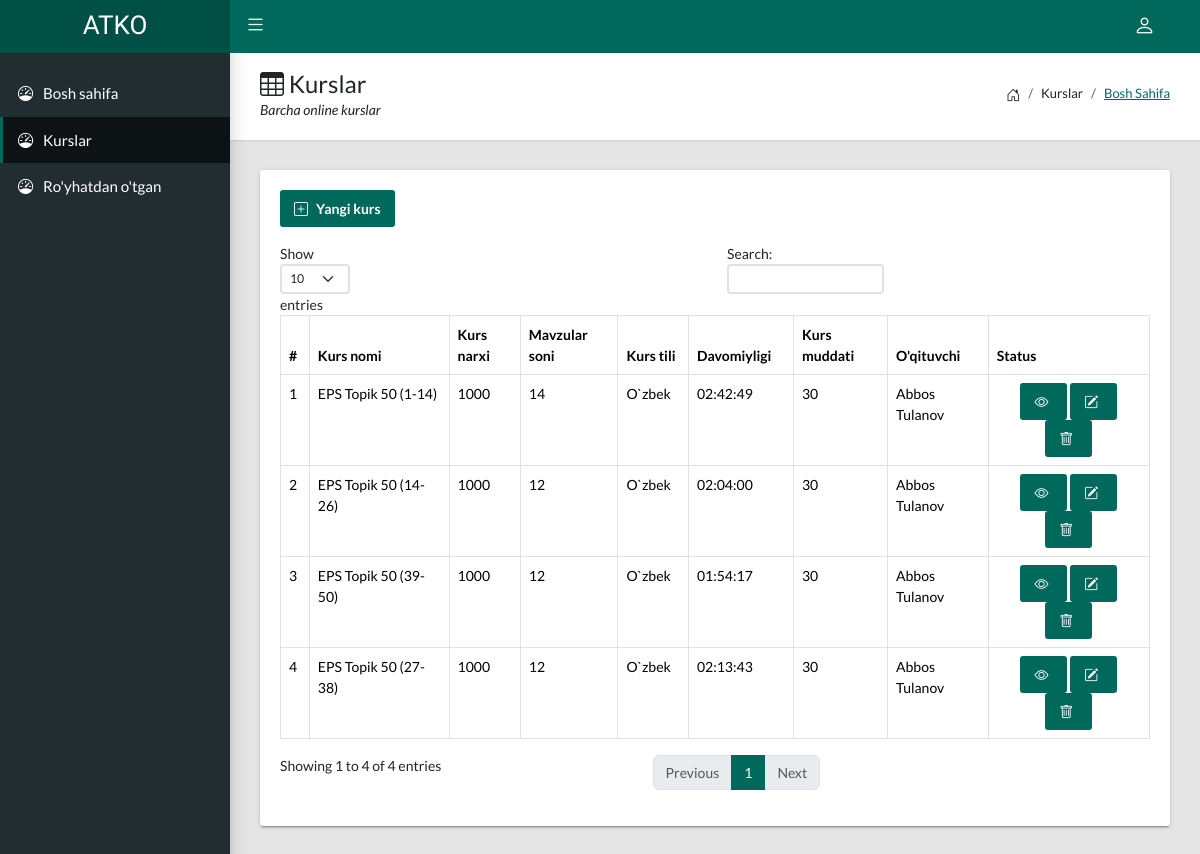
The app's page /admin/cours.php (signed in), older data.
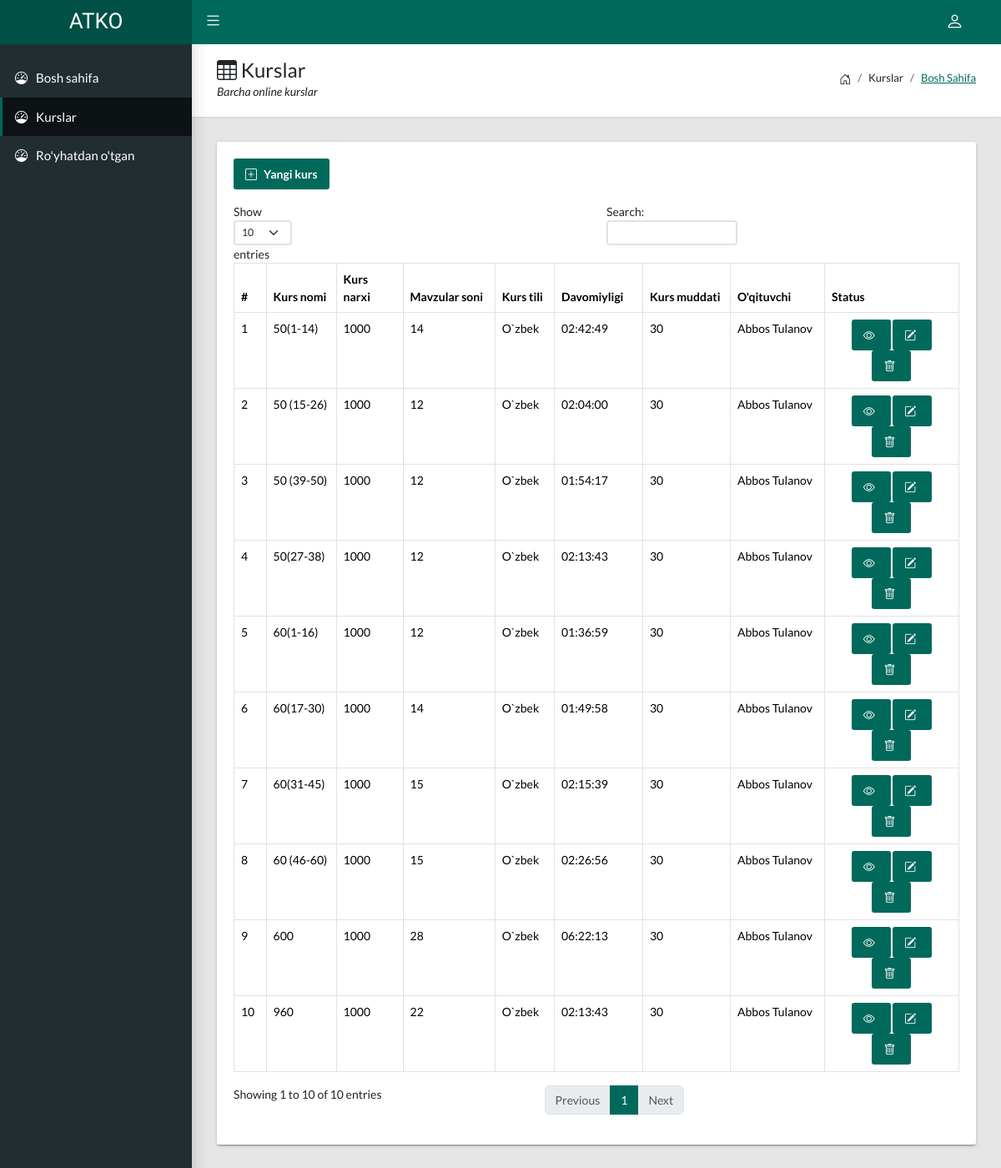
The same page, newer data.
### tables this page shows
CREATE TABLE `cours` (
  `id` int(11) NOT NULL,
  `CoursID` varchar(20) NOT NULL,
  `CoursName` varchar(70) NOT NULL,
  `CoursText` varchar(70) NOT NULL,
  `CoursAbout` longtext NOT NULL,
  `CoursPrice` varchar(20) NOT NULL,
  `CoursImage` varchar(120) NOT NULL,
  `CoursMavzu` int(3) NOT NULL,
  `CoursTil` varchar(11) NOT NULL,
  `CoursDavomiy` varchar(8) NOT NULL,
  `CoursTecher` varchar(70) NOT NULL,
  `TecherImage` varchar(120) NOT NULL,
  `Muddat` int(100) NOT NULL,
  `Data` timestamp NOT NULL DEFAULT current_timestamp()
);

### admin/cours.php (the view, shortened to what this page needs)
<!DOCTYPE html>
<?php
  include("../config/confige.php");
?>
<html lang="en">
  <head>
    <link rel="stylesheet" type="text/css" href="css/main.css">
    <link rel="stylesheet" type="text/css" href="https://cdn.jsdelivr.net/npm/bootstrap-icons@1.10.5/font/bootstrap-icons.css">
  </head>
  <body class="app sidebar-mini">
    <header class="app-header"><a class="app-header__logo" href="index.php">ATKO</a>
        <a class="app-sidebar__toggle" href="#" data-toggle="sidebar" aria-label="Hide Sidebar"></a>
        <ul class="app-nav">
          <li class="dropdown"><a class="app-nav__item" href="#" data-bs-toggle="dropdown" aria-label="Open Profile Menu"><i class="bi bi-person fs-4"></i></a>
          </li>
        </ul>
    </header>
    <aside class="app-sidebar">
        <ul class="app-menu">
          <li>
            <a class="app-menu__item" href="index.php">
              <i class="app-menu__icon bi bi-speedometer"></i><span class="app-menu__label">Bosh sahifa</span>
            </a>
          </li>
          <li>
            <a class="app-menu__item active" href="cours.php">
              <i class="app-menu__icon bi bi-speedometer"></i><span class="app-menu__label">Kurslar</span>
            </a>
          </li>
          <li>
            <a class="app-menu__item" href="users.php">
              <i class="app-menu__icon bi bi-speedometer"></i><span class="app-menu__label">Ro'yhatdan o'tgan</span>
            </a>
          </li>
        </ul>
    </aside>
    <main class="app-content">
      <div class="app-title">
        <div>
          <h1><i class="bi bi-table"></i> Kurslar</h1>
          <p>Barcha online kurslar</p>
        </div>
        <ul class="app-breadcrumb breadcrumb side">
          <li class="breadcrumb-item"><i class="bi bi-house-door fs-6"></i></li>
          <li class="breadcrumb-item">Kurslar</li>
          <li class="breadcrumb-item active"><a href="index.php">Bosh sahifa</a></li>
        </ul>
      </div>
      <div class="row">
        <div class="col-md-12">
          <div class="tile">
            <div class="tile-body">
              <div class="table-responsive">
                <p><a class="btn btn-primary icon-btn" href="./cours_new.php"><i class="bi bi-plus-square me-2"></i>Yangi kurs	</a></p>
                <table class="table table-hover table-bordered" text-center id="sampleTable">
                  <thead>
                    <tr>
                      <th>#</th>
                      <th>Kurs nomi</th>
                      <th>Kurs narxi</th>
                      <th>Mavzular soni</th>
                      <th>Kurs tili</th>
                      <th>Davomiyligi</th>
                      <th>Kurs muddati</th>
                      <th>O'qituvchi</th>
                      <th>Status</th>
                    </tr>
                  </thead>
                  <tbody>
                    <?php
                      $sql = "SELECT * FROM `cours`";
                      $res = $conn->query($sql);
                      $i=1;
                      while ($row = $res->fetch()) {
                    ?>
                    <tr>
                      <td><?php echo $i; ?></td>
                      <td><?php echo $row['CoursName']; ?></td>
                      <td><?php echo $row['CoursPrice']; ?></td>
                      <td><?php echo $row['CoursMavzu']; ?></td>
                      <td><?php echo $row['CoursTil']; ?></td>
                      <td><?php echo $row['CoursDavomiy']; ?></td>
                      <td><?php echo $row['Muddat']; ?></td>
                      <td><?php echo $row['CoursTecher']; ?></td>
                      <td class="text-center">
                          <a class="btn btn-primary" href="cours_eye.php?CoursID=<?php echo $row['CoursID']; ?>"><i class="bi bi-eye"></i></a>
                          <a class="btn btn-primary" href="cours_edit.php?CoursID=<?php echo $row['CoursID']; ?>"><i class="bi bi-pencil-square"></i></a>
                          <a class="btn btn-primary" href="./connect/cours/cours_del.php?CoursID=<?php echo $row['CoursID']; ?>"><i class="bi bi-trash"></i></a>
                      </td>
                    </tr>
                    <?php $i++; } ?>
                  </tbody>
                </table>
              </div>
            </div>
          </div>
        </div>
      </div>
    </main>
    <link rel="stylesheet" href="https://cdn.datatables.net/v/bs5/dt-1.13.4/datatables.min.css">
  </body>
</html>

Row changes from the older to the newer data that the page shows:
changed cours (number 1 of 10 on the later page): CoursName "EPS Topik 50 (1-14)" → "50(1-14)"
changed cours (number 2 of 10 on the later page): CoursName "EPS Topik 50 (14-26)" → "50 (15-26)"
changed cours (number 3 of 10 on the later page): CoursName "EPS Topik 50 (39-50)" → "50 (39-50)"
changed cours (number 4 of 10 on the later page): CoursName "EPS Topik 50 (27-38)" → "50(27-38)"
added cours: CoursName "60(1-16)", CoursPrice "1000", CoursMavzu "12", CoursTil "O`zbek", CoursDavomiy "01:36:59", Muddat "30", CoursTecher "Abbos Tulanov"
added cours: CoursName "60(17-30)", CoursPrice "1000", CoursMavzu "14", CoursTil "O`zbek", CoursDavomiy "01:49:58", Muddat "30", CoursTecher "Abbos Tulanov"
added cours: CoursName "60(31-45)", CoursPrice "1000", CoursMavzu "15", CoursTil "O`zbek", CoursDavomiy "02:15:39", Muddat "30", CoursTecher "Abbos Tulanov"
added cours: CoursName "60 (46-60)", CoursPrice "1000", CoursMavzu "15", CoursTil "O`zbek", CoursDavomiy "02:26:56", Muddat "30", CoursTecher "Abbos Tulanov"
added cours: CoursName "600", CoursPrice "1000", CoursMavzu "28", CoursTil "O`zbek", CoursDavomiy "06:22:13", Muddat "30", CoursTecher "Abbos Tulanov"
added cours: CoursName "960", CoursPrice "1000", CoursMavzu "22", CoursTil "O`zbek", CoursDavomiy "02:13:43", Muddat "30", CoursTecher "Abbos Tulanov"
Text that changed along with them:
text written by a page script: "Show entries Search: Showing 1 to 4 of 4 entries Previous 1 Next" → "Show entries Search: Showing 1 to 10 of 10 entries Previous 1 Next"
